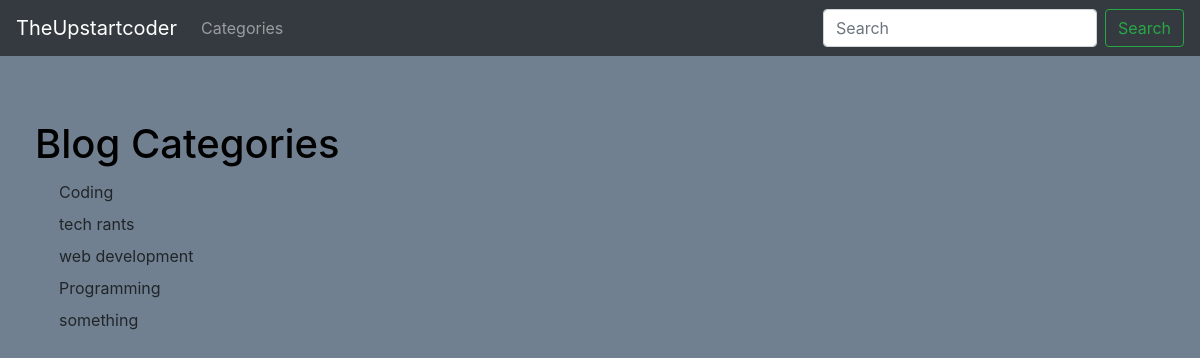
Screenshot of /category-list with the database file from the repository.
### myblog/models.py (models this page shows, shortened)
class Category(models.Model):
    name = models.CharField(max_length=255)
    def __str__(self):
        return self.name

### myblog/views.py (the view)
# urls.py: path('category-list', category_list_view, name='category-list'),
def category_list_view(request):
    cat_menu_list = Category.objects.all()
    return render(request, 'category_list.html', {'cat_menu_list': cat_menu_list})

### myblog/templates/category_list.html (shortened to what this page needs)
{% extends 'base.html' %}
{% block content %}
<h1>Blog Categories</h1>
{% for item in cat_menu_list %}
    <a class="dropdown-item" href="{% url 'category' item|slugify %}">{{ item }}</a>
{% endfor %}
{% endblock %}

### static/styles.css (style rules this page uses)
* { margin: 0; padding: 0; box-sizing: border-box; }
html { box-sizing: border-box; font-family: Arial, Helvetica, sans-serif; font-size: 16px; }
*, *:before, *:after { box-sizing: inherit; }
body { color: #000000; background: #708090; }

### rows the page displays
Category: name "Coding"
Category: name "tech rants"
Category: name "web development"
Category: name "Programming"
Category: name "something"
